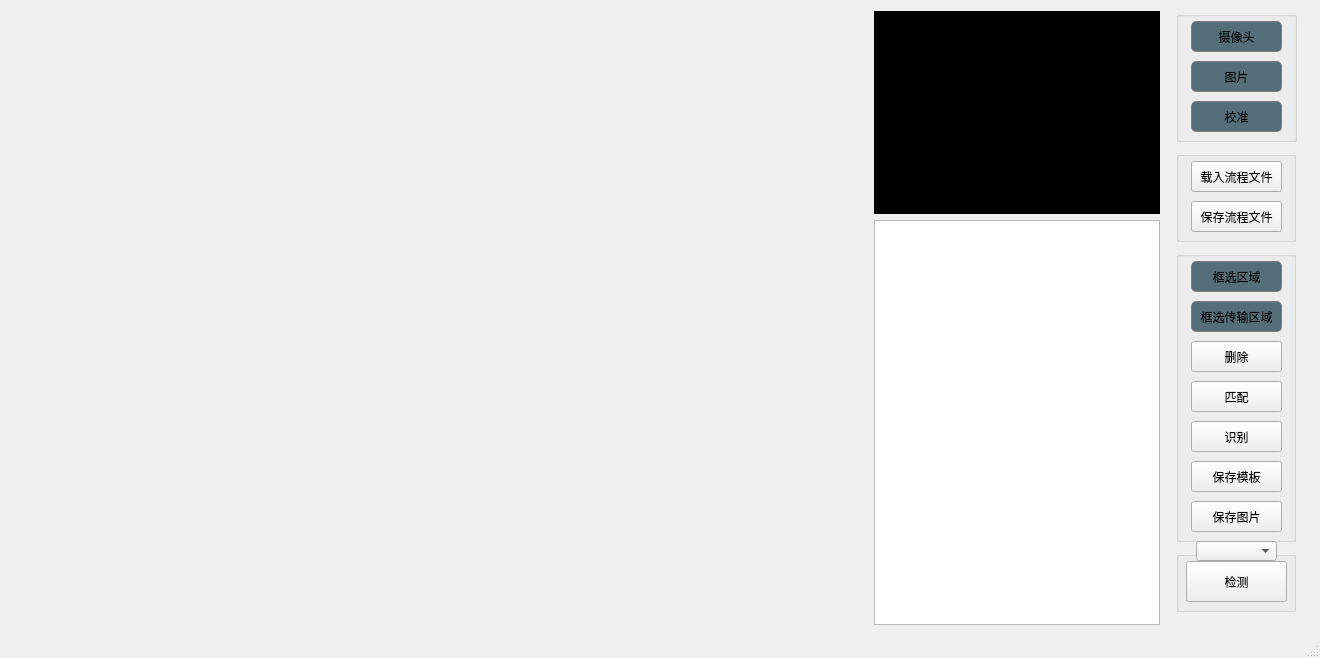
<?xml version="1.0" encoding="UTF-8"?>
<ui version="4.0">
 <class>MainWindow</class>
 <widget class="QMainWindow" name="MainWindow">
  <property name="geometry">
   <rect>
    <x>0</x>
    <y>0</y>
    <width>1320</width>
    <height>658</height>
   </rect>
  </property>
  <property name="minimumSize">
   <size>
    <width>800</width>
    <height>450</height>
   </size>
  </property>
  <property name="windowTitle">
   <string>MainWindow</string>
  </property>
  <widget class="QWidget" name="centralWidget">
   <layout class="QHBoxLayout" name="horizontalLayout">
    <item>
     <layout class="QHBoxLayout" name="horizontalLayout_2" stretch="6,2,1">
      <item>
       <layout class="QVBoxLayout" name="viewfinderLayout_" stretch="2">
        <property name="topMargin">
         <number>0</number>
        </property>
        <property name="bottomMargin">
         <number>0</number>
        </property>
        <item>
         <layout class="QVBoxLayout" name="viewfinderLayout">
          <item>
           <widget class="CusLabel" name="label_2">
            <property name="text">
             <string/>
            </property>
           </widget>
          </item>
         </layout>
        </item>
       </layout>
      </item>
      <item>
       <layout class="QVBoxLayout" name="verticalLayout_5" stretch="1,2">
        <item>
         <layout class="QHBoxLayout" name="horizontalLayout_7">
          <item>
           <widget class="PaintLabel" name="label">
            <property name="styleSheet">
             <string notr="true">background-color: rgb(0, 0, 0);</string>
            </property>
            <property name="text">
             <string/>
            </property>
           </widget>
          </item>
         </layout>
        </item>
        <item>
         <layout class="QHBoxLayout" name="horizontalLayout_8">
          <item>
           <widget class="QTableWidget" name="tableWidget"/>
          </item>
         </layout>
        </item>
       </layout>
      </item>
      <item>
       <layout class="QVBoxLayout" name="verticalLayout_7" stretch="1">
        <property name="spacing">
         <number>1</number>
        </property>
        <item>
         <layout class="QHBoxLayout" name="horizontalLayout_3" stretch="1">
          <property name="spacing">
           <number>3</number>
          </property>
          <property name="bottomMargin">
           <number>5</number>
          </property>
          <item>
           <layout class="QVBoxLayout" name="verticalLayout">
            <property name="spacing">
             <number>0</number>
            </property>
            <property name="bottomMargin">
             <number>0</number>
            </property>
            <item>
             <widget class="QWidget" name="widget_2" native="true">
              <widget class="QGroupBox" name="groupBox">
               <property name="geometry">
                <rect>
                 <x>10</x>
                 <y>0</y>
                 <width>121</width>
                 <height>131</height>
                </rect>
               </property>
               <property name="styleSheet">
                <string notr="true"/>
               </property>
               <property name="title">
                <string/>
               </property>
               <widget class="QPushButton" name="camButton">
                <property name="geometry">
                 <rect>
                  <x>15</x>
                  <y>10</y>
                  <width>91</width>
                  <height>31</height>
                 </rect>
                </property>
                <property name="focusPolicy">
                 <enum>Qt::ClickFocus</enum>
                </property>
                <property name="styleSheet">
                 <string notr="true">QPushButton:checked{background-color: rgba(38, 166, 154,  255);  border: 1px solid rgb(124, 124, 124); border-radius:5px;}
QPushButton{background-color: rgba(84, 110, 122,  255);  border: 1px solid rgb(124, 124, 124); border-radius:5px;}
QPushButton:pressed{background-color: rgba(0, 77, 64,  255);  border: 1px solid rgb(124, 124, 124); border-radius:5px;}
QPushButton:disabled{background-color: rgba(0, 77, 64,  255);  border: 1px solid rgb(124, 124, 124); border-radius:5px;}</string>
                </property>
                <property name="text">
                 <string>摄像头</string>
                </property>
               </widget>
               <widget class="QPushButton" name="picButton">
                <property name="geometry">
                 <rect>
                  <x>15</x>
                  <y>50</y>
                  <width>91</width>
                  <height>31</height>
                 </rect>
                </property>
                <property name="styleSheet">
                 <string notr="true">QPushButton:checked{background-color: rgba(38, 166, 154,  255);  border: 1px solid rgb(124, 124, 124); border-radius:5px;}
QPushButton{background-color: rgba(84, 110, 122,  255);  border: 1px solid rgb(124, 124, 124); border-radius:5px;}
QPushButton:pressed{background-color: rgba(0, 77, 64,  255);  border: 1px solid rgb(124, 124, 124); border-radius:5px;}
QPushButton:disabled{background-color: rgba(0, 77, 64,  255);  border: 1px solid rgb(124, 124, 124); border-radius:5px;}</string>
                </property>
                <property name="text">
                 <string>图片</string>
                </property>
               </widget>
               <widget class="QPushButton" name="calibrationButton">
                <property name="geometry">
                 <rect>
                  <x>15</x>
                  <y>90</y>
                  <width>91</width>
                  <height>31</height>
                 </rect>
                </property>
                <property name="styleSheet">
                 <string notr="true">QPushButton:checked{background-color: rgba(38, 166, 154,  255);  border: 1px solid rgb(124, 124, 124); border-radius:5px;}
QPushButton{background-color: rgba(84, 110, 122,  255);  border: 1px solid rgb(124, 124, 124); border-radius:5px;}
QPushButton:pressed{background-color: rgba(0, 77, 64,  255);  border: 1px solid rgb(124, 124, 124); border-radius:5px;}
QPushButton:disabled{background-color: rgba(0, 77, 64,  255);  border: 1px solid rgb(124, 124, 124); border-radius:5px;}</string>
                </property>
                <property name="text">
                 <string>校准</string>
                </property>
               </widget>
              </widget>
              <widget class="QGroupBox" name="groupBox_2">
               <property name="geometry">
                <rect>
                 <x>10</x>
                 <y>140</y>
                 <width>120</width>
                 <height>91</height>
                </rect>
               </property>
               <property name="title">
                <string/>
               </property>
               <widget class="QPushButton" name="loadFileButton">
                <property name="geometry">
                 <rect>
                  <x>15</x>
                  <y>10</y>
                  <width>91</width>
                  <height>31</height>
                 </rect>
                </property>
                <property name="font">
                 <font>
                  <family>微软雅黑</family>
                 </font>
                </property>
                <property name="text">
                 <string>载入流程文件</string>
                </property>
               </widget>
               <widget class="QPushButton" name="saveFileButton">
                <property name="geometry">
                 <rect>
                  <x>15</x>
                  <y>50</y>
                  <width>91</width>
                  <height>31</height>
                 </rect>
                </property>
                <property name="font">
                 <font>
                  <family>微软雅黑</family>
                 </font>
                </property>
                <property name="text">
                 <string>保存流程文件</string>
                </property>
               </widget>
              </widget>
              <widget class="QGroupBox" name="groupBox_3">
               <property name="geometry">
                <rect>
                 <x>10</x>
                 <y>240</y>
                 <width>120</width>
                 <height>291</height>
                </rect>
               </property>
               <property name="title">
                <string/>
               </property>
               <widget class="QPushButton" name="addButton">
                <property name="geometry">
                 <rect>
                  <x>15</x>
                  <y>10</y>
                  <width>91</width>
                  <height>31</height>
                 </rect>
                </property>
                <property name="font">
                 <font>
                  <family>微软雅黑</family>
                 </font>
                </property>
                <property name="styleSheet">
                 <string notr="true">QPushButton:checked{background-color: rgba(38, 166, 154,  255);  border: 1px solid rgb(124, 124, 124); border-radius:5px;}
QPushButton{background-color: rgba(84, 110, 122,  255);  border: 1px solid rgb(124, 124, 124); border-radius:5px;}
QPushButton:pressed{background-color: rgba(0, 77, 64,  255);  border: 1px solid rgb(124, 124, 124); border-radius:5px;}</string>
                </property>
                <property name="text">
                 <string>框选区域</string>
                </property>
               </widget>
               <widget class="QPushButton" name="delButton">
                <property name="geometry">
                 <rect>
                  <x>15</x>
                  <y>90</y>
                  <width>91</width>
                  <height>31</height>
                 </rect>
                </property>
                <property name="font">
                 <font>
                  <family>微软雅黑</family>
                 </font>
                </property>
                <property name="text">
                 <string>删除</string>
                </property>
               </widget>
               <widget class="QPushButton" name="matchButton">
                <property name="geometry">
                 <rect>
                  <x>15</x>
                  <y>130</y>
                  <width>91</width>
                  <height>31</height>
                 </rect>
                </property>
                <property name="font">
                 <font>
                  <family>微软雅黑</family>
                 </font>
                </property>
                <property name="text">
                 <string>匹配</string>
                </property>
               </widget>
               <widget class="QPushButton" name="recButton">
                <property name="geometry">
                 <rect>
                  <x>15</x>
                  <y>170</y>
                  <width>91</width>
                  <height>31</height>
                 </rect>
                </property>
                <property name="font">
                 <font>
                  <family>微软雅黑</family>
                 </font>
                </property>
                <property name="text">
                 <string>识别</string>
                </property>
               </widget>
               <widget class="QPushButton" name="saveButton">
                <property name="geometry">
                 <rect>
                  <x>15</x>
                  <y>210</y>
                  <width>91</width>
                  <height>31</height>
                 </rect>
                </property>
                <property name="font">
                 <font>
                  <family>微软雅黑</family>
                 </font>
                </property>
                <property name="text">
                 <string>保存模板</string>
                </property>
               </widget>
               <widget class="QPushButton" name="savePicButton">
                <property name="geometry">
                 <rect>
                  <x>15</x>
                  <y>250</y>
                  <width>91</width>
                  <height>31</height>
                 </rect>
                </property>
                <property name="font">
                 <font>
                  <family>微软雅黑</family>
                 </font>
                </property>
                <property name="text">
                 <string>保存图片</string>
                </property>
               </widget>
               <widget class="QPushButton" name="addTransButton">
                <property name="geometry">
                 <rect>
                  <x>15</x>
                  <y>50</y>
                  <width>91</width>
                  <height>31</height>
                 </rect>
                </property>
                <property name="font">
                 <font>
                  <family>微软雅黑</family>
                 </font>
                </property>
                <property name="styleSheet">
                 <string notr="true">QPushButton:checked{background-color: rgba(38, 166, 154,  255);  border: 1px solid rgb(124, 124, 124); border-radius:5px;}
QPushButton{background-color: rgba(84, 110, 122,  255);  border: 1px solid rgb(124, 124, 124); border-radius:5px;}
QPushButton:pressed{background-color: rgba(0, 77, 64,  255);  border: 1px solid rgb(124, 124, 124); border-radius:5px;}</string>
                </property>
                <property name="text">
                 <string>框选传输区域</string>
                </property>
               </widget>
              </widget>
              <widget class="QGroupBox" name="groupBox_4">
               <property name="geometry">
                <rect>
                 <x>10</x>
                 <y>540</y>
                 <width>120</width>
                 <height>61</height>
                </rect>
               </property>
               <property name="title">
                <string/>
               </property>
               <widget class="QPushButton" name="captureButton">
                <property name="geometry">
                 <rect>
                  <x>10</x>
                  <y>10</y>
                  <width>101</width>
                  <height>41</height>
                 </rect>
                </property>
                <property name="font">
                 <font>
                  <family>微软雅黑</family>
                 </font>
                </property>
                <property name="text">
                 <string>检测</string>
                </property>
               </widget>
               <zorder>captureButton</zorder>
               <zorder>comboBox</zorder>
              </widget>
              <widget class="QComboBox" name="comboBox">
               <property name="geometry">
                <rect>
                 <x>30</x>
                 <y>530</y>
                 <width>81</width>
                 <height>20</height>
                </rect>
               </property>
              </widget>
             </widget>
            </item>
           </layout>
          </item>
         </layout>
        </item>
       </layout>
      </item>
     </layout>
    </item>
   </layout>
  </widget>
  <widget class="QStatusBar" name="statusBar"/>
 </widget>
 <layoutdefault spacing="6" margin="11"/>
 <customwidgets>
  <customwidget>
   <class>PaintLabel</class>
   <extends>QLabel</extends>
   <header>paintlabel.h</header>
  </customwidget>
  <customwidget>
   <class>CusLabel</class>
   <extends>QLabel</extends>
   <header>cuslabel.h</header>
  </customwidget>
 </customwidgets>
 <resources/>
 <connections/>
</ui>
